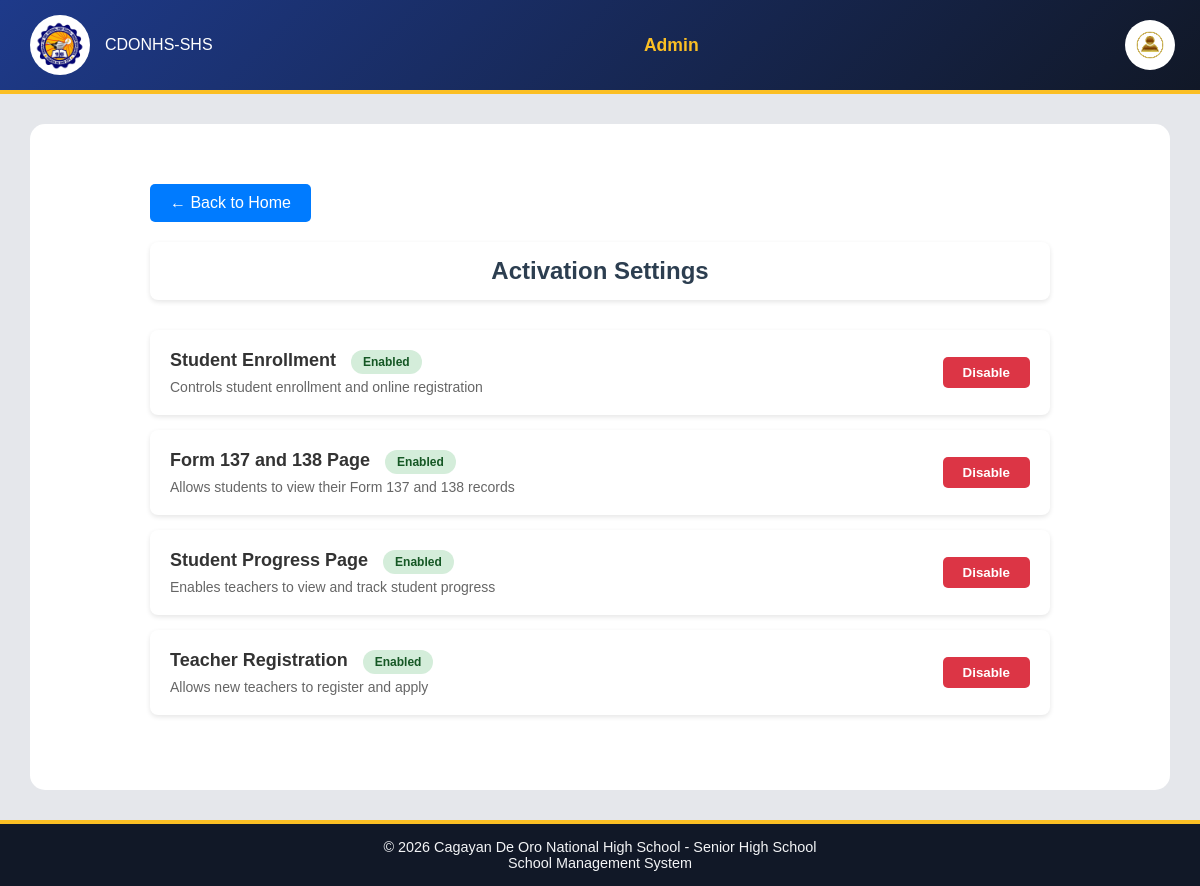
The page /Website_Files/Admin_Files/activation_page.php (signed in) on the database its author committed.
### tables this page shows
CREATE TABLE `activation_settings` (
  `id` int(11) NOT NULL,
  `activation_name` varchar(100) NOT NULL,
  `activation_status` tinyint(1) NOT NULL DEFAULT 0 COMMENT '0=Disabled, 1=Enabled'
);

### Website_Files/Admin_Files/activation_page.php (the view, shortened to what this page needs)
<?php
include "../../DB_Connection/Connection.php";
$activation_query = "SELECT * FROM activation_settings ORDER BY id ASC";
$activation_result = mysqli_query($connection, $activation_query);
$activation_settings = [];
while ($row = mysqli_fetch_assoc($activation_result)) {
    $activation_settings[] = $row;
}
?>
<!DOCTYPE html>
<html lang="en">
<head>
    <link rel="stylesheet" href="../../Design/main_design.css">
    <link rel="stylesheet" href="../../Design/profile_dropdown.css">
    <link rel="stylesheet" href="../../Design/dashboard_design.css">
</head>
<body>
    <div class="header">
        <div class="left">
            <img src="../../Assets/LOGO.png" alt="CDONSHS Logo">
            <span>CDONHS-SHS</span>
        </div>
        <div class="center">
            Admin
        </div>
        <div class="right">
            <button class="profile-btn" type="button">
                <img src="../../Assets/admin_profile.png">
            </button>
        </div>
    </div>
    <div class="dashboard">
        <div class="dashboard-box">
            <div class="content-area">
                <a href="home.php" class="back-btn">← Back to Home</a>
                <div class="page-title">
                    <h2>Activation Settings</h2>
                </div>
                <div class="activation-list">
                    <?php foreach ($activation_settings as $setting): ?>
                        <div class="activation-card">
                            <div class="activation-info">
                                <h3>
                                    <?php echo htmlspecialchars($setting['activation_name']); ?>
                                    <span class="status-badge <?php echo $setting['activation_status'] == 1 ? 'status-enabled' : 'status-disabled'; ?>">
                                        <?php echo $setting['activation_status'] == 1 ? 'Enabled' : 'Disabled'; ?>
                                    </span>
                                </h3>
                                <p>
                                    <?php
                                    switch($setting['activation_name']) {
                                        case 'Student Enrollment':
                                            echo 'Controls student enrollment and online registration';
                                            break;
                                        case 'Form 137 and 138 Page':
                                            echo 'Allows students to view their Form 137 and 138 records';
                                            break;
                                        case 'Student Progress Page':
                                            echo 'Enables teachers to view and track student progress';
                                            break;
                                        case 'Teacher Registration':
                                            echo 'Allows new teachers to register and apply';
                                            break;
                                    }
                                    ?>
                                </p>
                            </div>
                            <form method="POST" action="" class="toggle-form">
                                <button type="submit" class="toggle-btn <?php echo $setting['activation_status'] == 1 ? 'disable' : 'enable'; ?>">
                                    <?php echo $setting['activation_status'] == 1 ? 'Disable' : 'Enable'; ?>
                                </button>
                            </form>
                        </div>
                    <?php endforeach; ?>
                </div>
            </div>
        </div>
    </div>
    <div class="footer">
        © 2026 Cagayan De Oro National High School - Senior High School
        <br>
        School Management System
    </div>
</body>
</html>

### Design/main_design.css (style rules this page uses)
body { margin: 0; font-family: Arial, sans-serif; background: #f3f4f6; color: #111827; }
.header { background: linear-gradient(135deg, #1e3a8a, #111827); color: white; padding: 15px 30px; display: flex; align-items: center; justify-content: space-between; border-bottom: 4px solid #fbbf24; }
.header .left, .header .right { display: flex; align-items: center; gap: 15px; }
.header img { width: 50px; height: 50px; border-radius: 50%; background: #fff; padding: 5px; }
.header .center { text-align: center; flex: 1; font-weight: bold; font-size: 1.1em; color: #fbbf24; }
.footer { background: #111827; color: #f3f4f6; text-align: center; padding: 15px; border-top: 4px solid #fbbf24; font-size: 0.9em; }

### Design/profile_dropdown.css (style rules this page uses)
.profile-btn { background: none; border: none; padding: 0; margin: 0; width: 40px; height: 40px; cursor: pointer; display: flex; align-items: center; justify-content: center; }
.profile-btn img { width: 100%; height: 100%; object-fit: contain; }

### Design/dashboard_design.css (style rules this page uses)
.dashboard { padding: 30px; background: #e5e7eb; min-height: calc(100vh - 140px); }
.dashboard-box { background: #ffffff; border-radius: 15px; padding: 40px; max-width: 1100px; margin: auto; }
.dashboard-box h2 { text-align: center; color: #1e3a8a; margin-bottom: 40px; }

### Website_Files/Admin_Files/activation_page.php (style rules this page uses)
.content-area { padding: 20px; max-width: 900px; margin: 0 auto; }
.page-title { text-align: center; color: #333; margin-bottom: 30px; padding: 15px; background: white; border-radius: 8px; box-shadow: 0 2px 5px rgba(0,0,0,0.1); }
.page-title h2 { margin: 0; color: #2c3e50; }
.activation-card { background: white; border-radius: 8px; padding: 20px; margin-bottom: 15px; box-shadow: 0 2px 5px rgba(0,0,0,0.1); display: flex; justify-content: space-between; align-items: center; }
.activation-info h3 { margin: 0 0 5px 0; color: #333; font-size: 18px; }
.activation-info p { margin: 0; color: #666; font-size: 14px; }
.status-badge { display: inline-block; padding: 5px 12px; border-radius: 15px; font-size: 12px; font-weight: bold; margin-left: 10px; }
.status-enabled { background-color: #d4edda; color: #155724; }
.toggle-form { display: flex; align-items: center; }
.toggle-btn { padding: 8px 20px; border: none; border-radius: 5px; cursor: pointer; font-weight: bold; transition: all 0.3s; }
.toggle-btn.disable { background-color: #dc3545; color: white; }
.back-btn { display: inline-block; padding: 10px 20px; background-color: #007bff; color: white; text-decoration: none; border-radius: 5px; margin-bottom: 20px; }

### rows shown on the page
activation_settings: activation_name "Student Enrollment", activation_status "Enabled", shows "Controls student enrollment and online registration"
activation_settings: activation_name "Form 137 and 138 Page", activation_status "Enabled", shows "Allows students to view their Form 137 and 138 records"
activation_settings: activation_name "Student Progress Page", activation_status "Enabled", shows "Enables teachers to view and track student progress"
activation_settings: activation_name "Teacher Registration", activation_status "Enabled", shows "Allows new teachers to register and apply"
